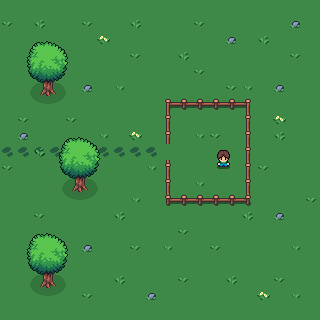

This is a level from a 2D game, rendered from its Tiled map with the project's own tilesets. A one-line summary and the complete map file follow:
An orthogonal 20x20 tile map with 16x16 px tiles, 2 tile layers (Tile Layer 1, Tile Layer 2), 5 tilesets.

<map version="1.10" tiledversion="1.11.2" orientation="orthogonal" renderorder="right-down" width="20" height="20" tilewidth="16" tileheight="16" infinite="0" nextlayerid="3" nextobjectid="1">
 <tileset firstgid="1" source="Cliff_Tile.tsx" />
 <tileset firstgid="19" source="Outdoor_Decor_Free.tsx" />
 <tileset firstgid="103" source="Oak_Tree.tsx" />
 <tileset firstgid="123" source="Fences.tsx" />
 <tileset firstgid="139" source="Player.tsx" />
 <layer id="1" name="Tile Layer 1" width="20" height="20">
  <data encoding="csv">
5,5,5,5,5,5,5,5,5,5,5,5,5,5,5,5,5,5,5,5,
5,5,5,5,5,5,5,5,5,5,5,5,5,5,5,5,5,5,5,5,
5,5,5,5,5,5,5,5,5,5,5,5,5,5,5,5,5,5,5,5,
5,5,5,5,5,5,5,5,5,5,5,5,5,5,5,5,5,5,5,5,
5,5,5,5,5,5,5,5,5,5,5,5,5,5,5,5,5,5,5,5,
5,5,5,5,5,5,5,5,5,5,5,5,5,5,5,5,5,5,5,5,
5,5,5,5,5,5,5,5,5,5,5,5,5,5,5,5,5,5,5,5,
5,5,5,5,5,5,5,5,5,5,5,5,5,5,5,5,5,5,5,5,
5,5,5,5,5,5,5,5,5,5,5,5,5,5,5,5,5,5,5,5,
18,18,18,18,18,18,18,18,18,18,5,5,5,5,5,5,5,5,5,5,
5,5,5,5,5,5,5,5,5,5,5,5,5,5,5,5,5,5,5,5,
5,5,5,5,5,5,5,5,5,5,5,5,5,5,5,5,5,5,5,5,
5,5,5,5,5,5,5,5,5,5,5,5,5,5,5,5,5,5,5,5,
5,5,5,5,5,5,5,5,5,5,5,5,5,5,5,5,5,5,5,5,
5,5,5,5,5,5,5,5,5,5,5,5,5,5,5,5,5,5,5,5,
5,5,5,5,5,5,5,5,5,5,5,5,5,5,5,5,5,5,5,5,
5,5,5,5,5,5,5,5,5,5,5,5,5,5,5,5,5,5,5,5,
5,5,5,5,5,5,5,5,5,5,5,5,5,5,5,5,5,5,5,5,
5,5,5,5,5,5,5,5,5,5,5,5,5,5,5,5,5,5,5,5,
5,5,5,5,5,5,5,5,5,5,5,5,5,5,5,5,5,5,5,5
</data>
 </layer>
 <layer id="2" name="Tile Layer 2" width="20" height="20">
  <data encoding="csv">
0,0,0,0,0,0,0,0,0,0,0,0,0,0,0,0,0,0,0,0,
19,0,21,0,0,19,0,0,21,0,0,0,19,0,0,0,0,0,34,0,
0,103,104,105,106,0,28,0,0,0,0,0,0,0,34,0,21,0,0,0,
0,107,108,109,110,0,0,0,19,0,0,21,0,0,0,0,0,0,19,0,
0,111,112,113,114,0,0,0,0,0,0,0,19,0,0,0,0,0,0,0,
0,115,116,117,118,34,0,20,0,0,0,0,0,0,19,20,0,34,0,0,
0,119,120,121,122,0,0,0,0,0,128,125,125,125,125,130,0,0,0,0,
0,19,0,0,19,0,0,0,0,0,127,0,0,0,0,127,0,28,0,0,
0,34,0,103,104,105,20,0,28,0,127,0,20,19,0,127,0,21,0,0,
0,0,21,107,108,109,110,0,0,0,5,0,0,143,144,127,0,0,0,0,
19,0,0,111,112,113,114,0,0,20,127,0,0,155,156,127,19,0,0,0,
0,0,0,115,116,117,118,0,0,0,127,0,20,0,0,127,0,0,0,0,
0,0,0,119,120,121,122,0,20,0,136,125,125,125,125,138,0,0,0,19,
0,0,19,0,0,0,0,21,0,0,0,0,0,0,0,21,0,34,0,0,
0,103,104,105,106,0,0,0,0,0,0,19,0,0,0,0,0,0,0,0,
0,107,108,109,110,34,0,0,19,0,20,0,0,19,0,0,0,0,20,0,
0,111,112,113,114,0,0,0,0,0,0,0,0,0,0,0,0,0,0,0,
0,115,116,117,118,0,0,21,0,0,0,19,0,0,21,0,0,19,0,0,
0,119,120,121,122,19,0,0,0,34,0,0,0,0,0,0,28,0,20,0,
0,0,0,0,0,0,0,0,0,0,0,0,0,0,0,0,0,0,0,0
</data>
 </layer>
</map>
